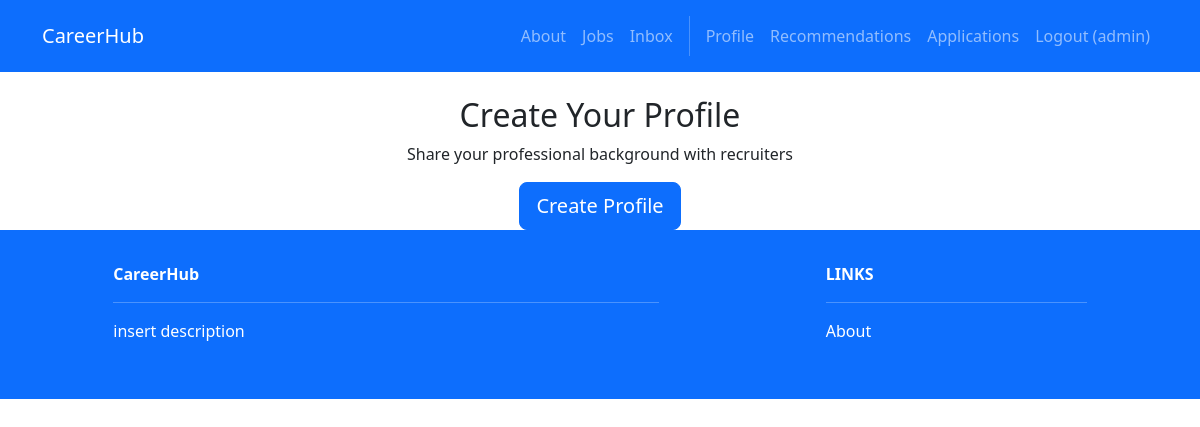
Page /profiles/view/ (signed in) on the earlier database version.
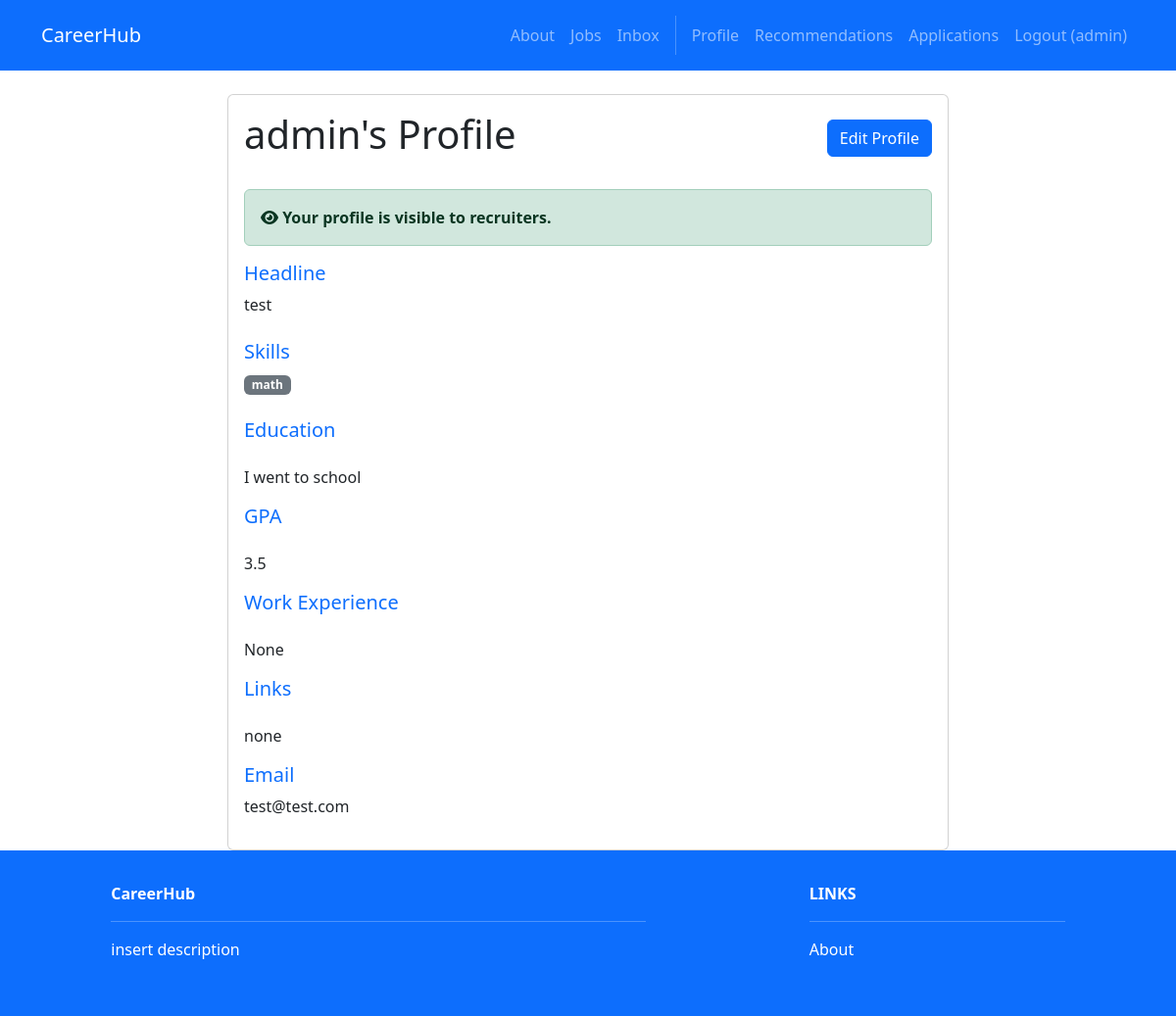
Same page on the later database version.
### profiles/models.py (models this page shows)
class Profile(models.Model):
    user = models.OneToOneField(User, on_delete=models.CASCADE)
    headline = models.CharField(max_length=200)
    skills = models.ManyToManyField('Skill')
    education = models.TextField()
    gpa = models.CharField(max_length=20)
    work_experience = models.TextField()
    links = models.TextField()
    location = models.CharField(max_length=255, blank=True, null=True)
    created_at = models.DateTimeField(auto_now_add=True)
    updated_at = models.DateTimeField(auto_now=True)
    lat = models.FloatField(null=True, blank=True)
    lng = models.FloatField(null=True, blank=True)
    profile_visible = models.BooleanField(default=True)  # Master toggle for entire profile
    headline_public = models.BooleanField(default=True)
    skills_public = models.BooleanField(default=True)
    education_public = models.BooleanField(default=True)
    gpa_public = models.BooleanField(default=True)
    work_experience_public = models.BooleanField(default=True)
    links_public = models.BooleanField(default=True)
    email_public = models.BooleanField(default=True)
    location_public = models.BooleanField(default=True)

class Skill(models.Model):
    name = models.CharField(max_length=100, unique=True)

### accounts/models.py (models this page shows)
class User(AbstractUser):
    firstname = models.CharField(max_length=150, blank=True)
    lastname = models.CharField(max_length=150, blank=True)
    username = models.CharField(max_length=150, unique=True)
    password = models.CharField(max_length=128)
    ROLE_CHOICES = [
        ('seeker', 'Job Seeker'),
        ('recruiter', 'Recruiter'),
    ]
    role = models.CharField(max_length=10, choices=ROLE_CHOICES, default='seeker')

### profiles/views.py (the view)
# urls.py: path('view/', views.view_profile, name='profiles.view'),
@login_required
def view_profile(request):
    try:
        profile = Profile.objects.get(user=request.user)
    except Profile.DoesNotExist:
        profile = None
    return render(request, 'profiles/view.html', {
        'profile': profile,
        'title': 'My Profile'
    })

### profiles/templates/profiles/view.html (shortened to what this page needs)
{% extends 'base.html' %}
{% block content %}
<div class="container mt-4">
    {% if profile %}
        <div class="row">
            <div class="col-md-8 mx-auto">
                <div class="card">
                    <div class="card-body">
                        <div class="d-flex justify-content-between align-items-center mb-4">
                            <h1 class="card-title">{{ profile.user.username }}'s Profile</h1>
                            <a href="{% url 'profiles.edit' %}" class="btn btn-primary">Edit Profile</a>
                        </div>
                        {% if not profile.profile_visible %}
                        <div class="alert alert-warning">
                            <i class="fas fa-eye-slash"></i> <strong>Your profile is currently hidden from recruiters.</strong>
                            <br>Recruiters cannot see your profile in searches, recommendations, or browse listings.
                            <a href="{% url 'profiles.edit' %}" class="alert-link">Change visibility settings</a>
                        </div>
                        {% else %}
                        <div class="alert alert-success">
                            <i class="fas fa-eye"></i> <strong>Your profile is visible to recruiters.</strong>
                        </div>
                        {% endif %}
                        <h5 class="text-primary">
                            Headline
                        </h5>
                        <p class="mb-4">{{ profile.headline }}</p>
                        <h5 class="text-primary">
                            Skills
                        </h5>
                        <div class="mb-4">
                            {% for skill in profile.skills.all %}
                                <span class="badge bg-secondary me-2">{{ skill.name }}</span>
                            {% endfor %}
                        </div>
                        <h5 class="text-primary">
                            Education
                        </h5>
                        <p class="mb-4">{{ profile.education|linebreaks }}</p>
                        <h5 class="text-primary">
                            GPA
                        </h5>
                        <p class="mb-4">{{ profile.gpa|linebreaks }}</p>
                        <h5 class="text-primary">
                            Work Experience
                        </h5>
                        <p class="mb-4">{{ profile.work_experience|linebreaks }}</p>
                        <h5 class="text-primary">
                            Links
                        </h5>
                        <p class="mb-4">{{ profile.links|linebreaks }}</p>
                        <h5 class="text-primary">
                            Email
                        </h5>
                        <p>{{ profile.user.email }}</p>
                    </div>
                </div>
            </div>
        </div>
    {% else %}
        <div class="text-center">
            <h2>Create Your Profile</h2>
            <p>Share your professional background with recruiters</p>
            <a href="{% url 'profiles.edit' %}" class="btn btn-primary btn-lg">Create Profile</a>
        </div>
    {% endif %}
</div>
{% endblock %}

Differences in the rows shown:
added Profile: user.username "admin", headline "test", education "I went to school", gpa "3.5", work_experience "None", links "none", user.email "test@test.com"
added Skill: name "math"
Other differences:
text no longer shown: "Create Your Profile Share your professional background with recruiters Create Profile"
text now shown: "'s Profile Edit Profile Your profile is visible to recruiters. Headline Skills Education GPA Work Experience Links Email"
